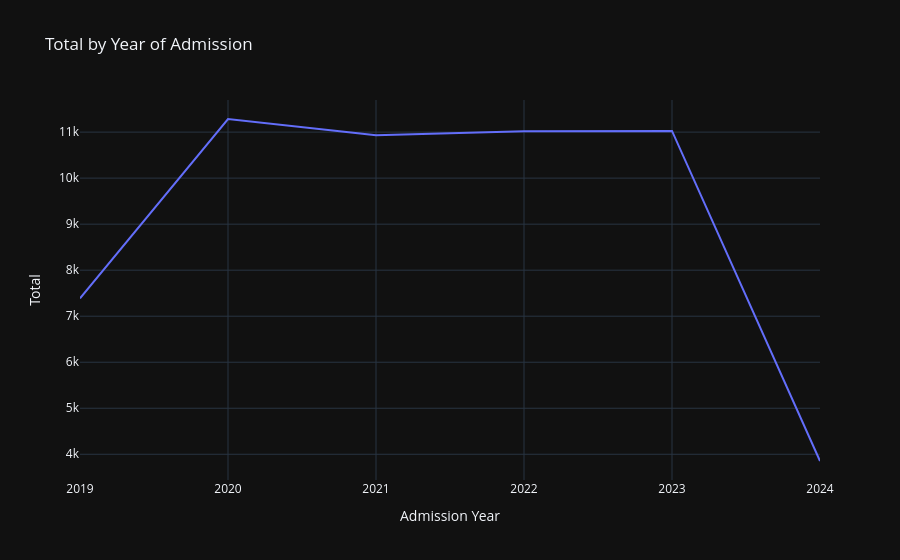

Notebook cell for this chart:
### Code cell
hlth_df['Admission Year'] = hlth_df['Date of Admission'].dt.year

data = hlth_df.groupby('Admission Year').size().rename('Total').reset_index()
fig = px.line(data, x="Admission Year", y="Total", title="Total by Year of Admission")

fig.show()

### Figure 1 — Plotly figure (JSON) as saved in the notebook; plotly's stock layout.template omitted (floating-point values rounded to 4 significant figures)
{"data": [{"hovertemplate": "Admission Year=%{x}<br>Total=%{y}<extra></extra>", "legendgroup": "", "line": {"color": "#636efa", "dash": "solid"}, "marker": {"symbol": "circle"}, "mode": "lines", "name": "", "orientation": "v", "showlegend": false, "x": [2019, 2020, 2021, 2022, 2023, 2024], "xaxis": "x", "y": [7387, 11285, 10931, 11017, 11026, 3854], "yaxis": "y", "type": "scatter"}], "layout": {"xaxis": {"anchor": "y", "domain": [0.0, 1.0], "title": {"text": "Admission Year"}}, "yaxis": {"anchor": "x", "domain": [0.0, 1.0], "title": {"text": "Total"}}, "legend": {"tracegroupgap": 0}, "title": {"text": "Total by Year of Admission"}}}
